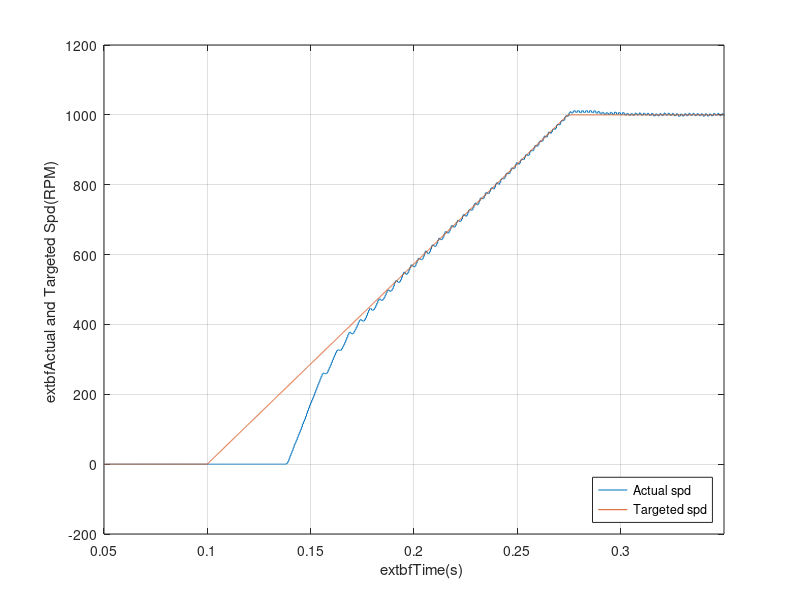

MATLAB code for this plot:
clc;clear;

load("SpdE.mat")

t = SpdE(:,1);
Spd = SpdE(:,2);
Target_Spd = SpdE(:,3);

plot(t,Spd); hold on; grid on;
plot(t,Target_Spd); hold off;

xlim([0.05 0.35])

xlabel("\textbf{Time(s)}");
ylabel("\textbf{Actual and Targeted Spd(RPM)}");
title("");
legend('Actual spd', 'Targeted spd','Location' ,'southeast');